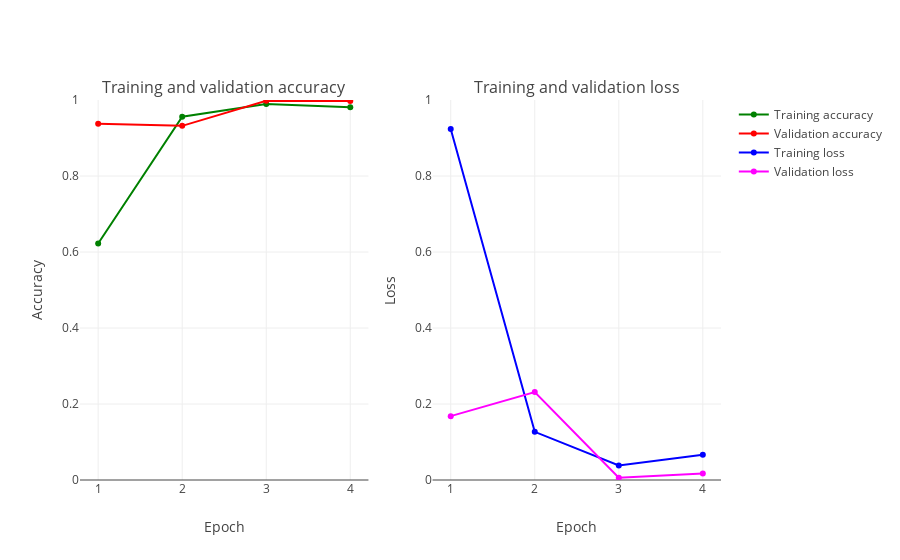

Notebook code cell kept with this figure:
### Code cell
plot_accuracy_and_loss(train_model)

### Figure 1 — Plotly figure (JSON) as saved in the notebook; plotly's stock layout.template omitted (floating-point values rounded to 4 significant figures)
{"data": [{"marker": {"color": "Green"}, "mode": "markers+lines", "name": "Training accuracy", "text": ["1", "2", "3", "4"], "type": "scatter", "uid": "190bd07a-fe65-4f23-8047-3ff5f9129d68", "x": [1, 2, 3, 4], "xaxis": "x", "y": [0.6224, 0.9559, 0.9895, 0.9811], "yaxis": "y"}, {"marker": {"color": "Red"}, "mode": "markers+lines", "name": "Validation accuracy", "text": ["1", "2", "3", "4"], "type": "scatter", "uid": "8a759f4c-febb-4189-96f1-f54332584a8c", "x": [1, 2, 3, 4], "xaxis": "x", "y": [0.9373, 0.932, 0.998, 0.9973], "yaxis": "y"}, {"marker": {"color": "Blue"}, "mode": "markers+lines", "name": "Training loss", "text": ["1", "2", "3", "4"], "type": "scatter", "uid": "1f055365-9894-4349-8c6d-1808055f8352", "x": [1, 2, 3, 4], "xaxis": "x2", "y": [0.9235, 0.1267, 0.0382, 0.06638], "yaxis": "y2"}, {"marker": {"color": "Magenta"}, "mode": "markers+lines", "name": "Validation loss", "text": ["1", "2", "3", "4"], "type": "scatter", "uid": "878919a6-7b80-42ca-92a5-824fc10c8bfa", "x": [1, 2, 3, 4], "xaxis": "x2", "y": [0.168, 0.2315, 0.005729, 0.01686], "yaxis": "y2"}], "layout": {"annotations": [{"font": {"size": 16}, "showarrow": false, "text": "Training and validation accuracy", "x": 0.225, "xanchor": "center", "xref": "paper", "y": 1, "yanchor": "bottom", "yref": "paper"}, {"font": {"size": 16}, "showarrow": false, "text": "Training and validation loss", "x": 0.775, "xanchor": "center", "xref": "paper", "y": 1, "yanchor": "bottom", "yref": "paper"}], "xaxis": {"anchor": "y", "domain": [0, 0.45], "title": {"text": "Epoch"}}, "xaxis2": {"anchor": "y2", "domain": [0.55, 1], "title": {"text": "Epoch"}}, "yaxis": {"anchor": "x", "domain": [0, 1], "range": [0, 1], "title": {"text": "Accuracy"}}, "yaxis2": {"anchor": "x2", "domain": [0, 1], "range": [0, 1], "title": {"text": "Loss"}}}}
